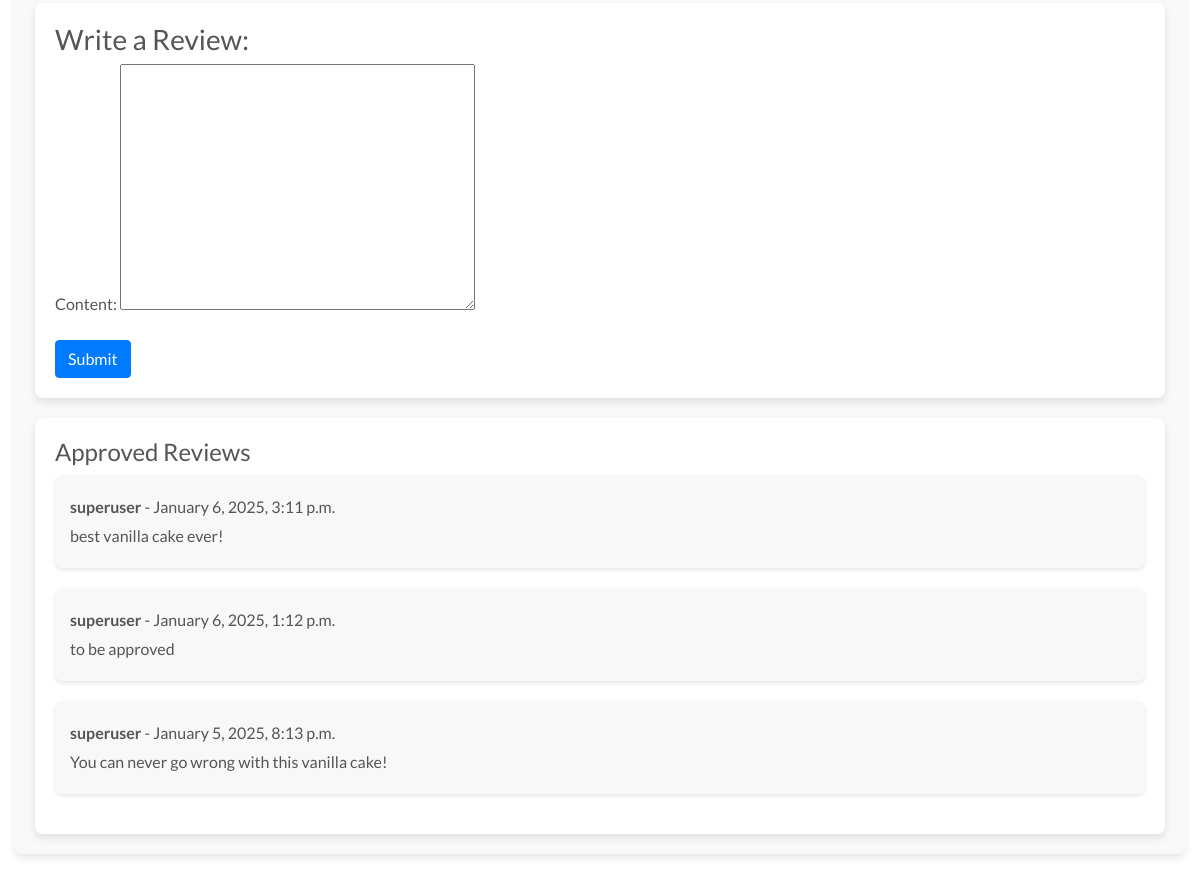
/products/1/ (signed in, middle part), run on an earlier commit of the app's database.
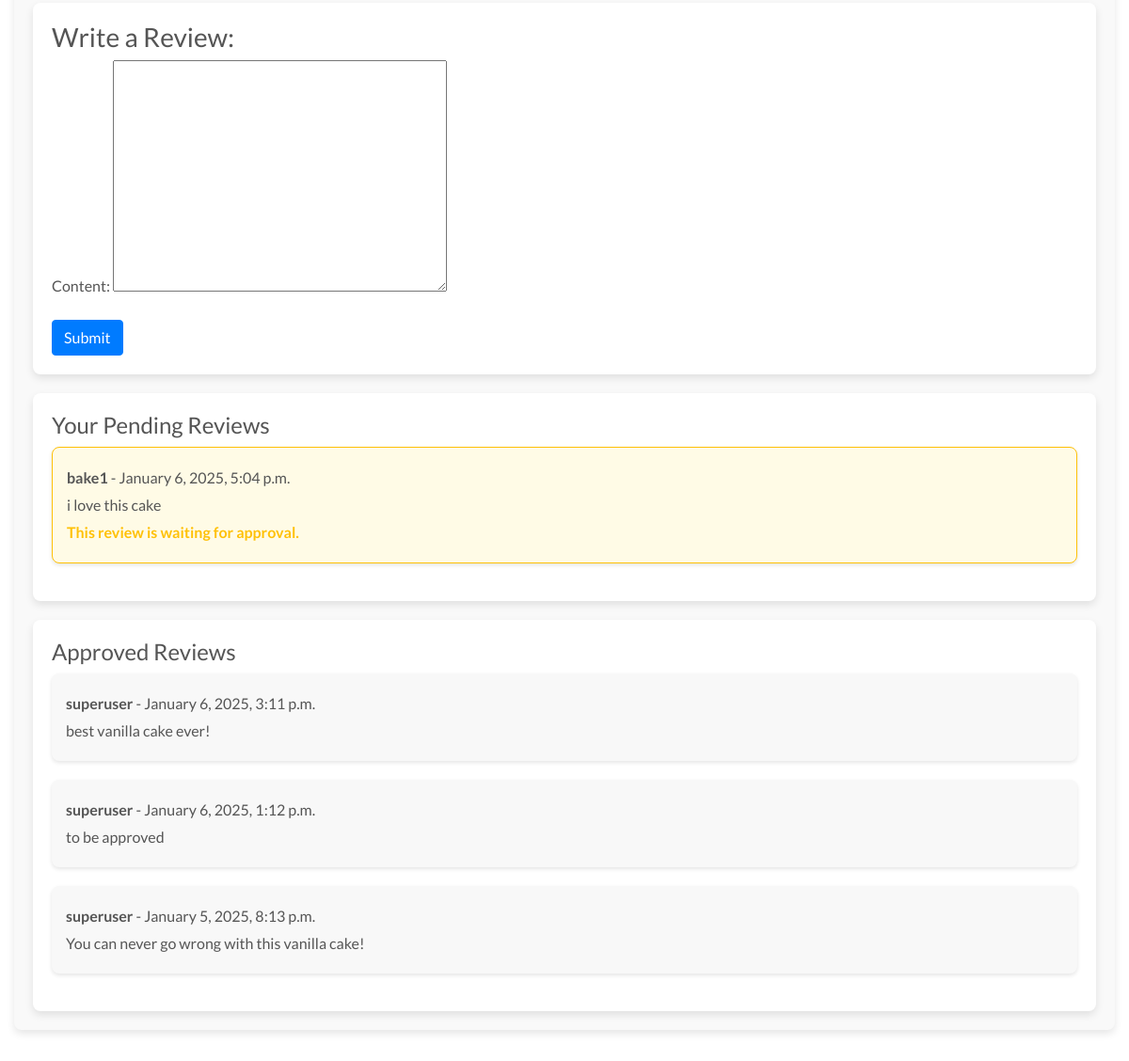
And on a later commit of the database.
### products/models.py (models this page shows, shortened)
class Review(models.Model):
    product = models.ForeignKey(Product, on_delete=models.CASCADE, related_name="reviews")
    user = models.ForeignKey(User, on_delete=models.CASCADE)
    content = models.TextField()
    created_at = models.DateTimeField(auto_now_add=True)
    approved = models.BooleanField(default=False)

### products/views.py (the view, shortened to what this page needs)
# urls.py: path('<int:product_id>/', views.product_detail, name='product_detail'),
def product_detail(request, product_id):
    product = get_object_or_404(Product, pk=product_id)
    user_reviews = product.reviews.filter(user=request.user, approved=False) if request.user.is_authenticated else None
    reviews = product.reviews.filter(approved=True).order_by('-created_at')
    review_form = ReviewForm() if request.user.is_authenticated else None
    context = {
        'product': product,
        'user_reviews': user_reviews,
        'reviews': reviews,
        'review_form': review_form,
    }
    return render(request, 'products/product_detail.html', context)

### products/forms.py (shortened to what this page needs)
class ReviewForm(forms.ModelForm):
    class Meta:
        model = Review
        fields = ['content']
        widgets = {
            'content': forms.Textarea(attrs={'maxlength': 100}),
        }

### bag/contexts.py (called while the page is built, shortened)
def bag_contents(request):
    bag_items = []
    total = 0
    product_count = 0
    bag = request.session.get('bag', {})
    if total < settings.FREE_DELIVERY_THRESHOLD:
        delivery = total * Decimal(settings.STANDARD_DELIVERY_PERCENTAGE / 100)
        free_delivery_delta = settings.FREE_DELIVERY_THRESHOLD - total
    else:
        delivery = 0
        free_delivery_delta = 0
    grand_total = delivery + total
    context = {
        'bag_items': bag_items,
        'total': total,
        'product_count': product_count,
        'delivery': delivery,
        'free_delivery_delta': free_delivery_delta,
        'free_delivery_threshold': settings.FREE_DELIVERY_THRESHOLD,
        'grand_total': grand_total,
    }
    return context

### products/templates/products/product_detail.html (shortened to what this page needs)
{% extends "base.html" %}
{% load static %}
{% block extra_css %}
<link rel="stylesheet" href="{% static 'product/review.css' %}">
{% endblock %}
{% block content %}
    <div class="container-fluid">
    </div>
    <div class="review-section">
    <div class="review-container">
        {% if user.is_authenticated %}
        <div class="review-form">
            <h3>Write a Review:</h3>
            <form method="post">
                {{ review_form.as_p }}
                <button type="submit" class="btn btn-primary">Submit</button>
            </form>
        </div>
        {% endif %}
        {% if user_reviews %}
        <div class="pending-reviews">
            <h4>Your Pending Reviews</h4>
            {% for review in user_reviews %}
            <div class="review-card waiting-approval">
                <p><strong>{{ review.user }}</strong> - {{ review.created_at|date:"F j, Y, g:i a" }}</p>
                <p>{{ review.content }}</p>
                <p class="text-warning">This review is waiting for approval.</p>
            </div>
            {% endfor %}
        </div>
        {% endif %}
        <div class="approved-reviews">
            <h4>Approved Reviews</h4>
            {% for review in reviews %}
            <div class="review-card">
                <p><strong>{{ review.user }}</strong> - {{ review.created_at|date:"F j, Y, g:i a" }}</p>
                <p>{{ review.content }}</p>
            </div>
            {% empty %}
            <p>No reviews yet. Be the first to write one!</p>
            {% endfor %}
        </div>
    </div>
    </div>
{% endblock %}

### templates/base.html (shortened to what this page needs)
{% load static %}
<!doctype html>
<html lang="en">
<head>
    {% block corecss %}
    <link rel="stylesheet" href="https://cdn.jsdelivr.net/npm/bootstrap@4.6.2/dist/css/bootstrap.min.css"
>
    <link rel="stylesheet" href="{% static 'css/base.css' %}">
    {% endblock %}
    {% block extra_css %}
    {% endblock %}
</head>
<body>
    {% block content %}
    {% endblock %}
</body>
<footer class="container-wrapper">
    <div class="container quotes-container content-container">
      <section class="footer">
                <link href="//cdn-images.mailchimp.com/embedcode/classic-061523.css" rel="stylesheet" type="text/css">
     </section>
   </div>
 </footer>
</html>

### static/css/base.css (style rules this page uses)
html { height: 100%; }
body { background: url('/media/homepage_background_cropped.jpeg') no-repeat center center fixed; background-size: cover; height: calc(100vh - 164px); color: #555; font-family: 'Lato'; }
.footer { padding: 40px 0; }
@media (min-width: 1200px) { .container { max-width: 80%; } }

### products/static/product/review.css (style rules this page uses)
.review-section { position: relative; padding: 20px; background-color: #f9f9f9; border-radius: 8px; box-shadow: 0 4px 8px rgba(0, 0, 0, 0.1); }
.review-container { display: flex; flex-direction: column; gap: 20px; }
.review-form { background-color: #ffffff; padding: 20px; border-radius: 8px; box-shadow: 0 4px 8px rgba(0, 0, 0, 0.1); }
.pending-reviews, .approved-reviews { background-color: #ffffff; padding: 20px; border-radius: 8px; box-shadow: 0 4px 8px rgba(0, 0, 0, 0.1); }
.review-card { margin-bottom: 20px; padding: 15px; border-radius: 8px; background-color: #f8f8f8; box-shadow: 0 2px 4px rgba(0, 0, 0, 0.1); }
.review-card.waiting-approval { border: 1px solid #ffc107; background-color: #fffbe6; }
.review-card p { margin: 5px 0; }
.review-card.waiting-approval { border: 1px solid #ffc107; background-color: #fffbe6; padding: 15px; margin-bottom: 20px; box-shadow: 0 2px 4px rgba(0, 0, 0, 0.1); }
.review-card.waiting-approval p.text-warning { color: #856404; font-weight: bold; }

What changed in the data, as far as the page shows it:
added Review: user "bake1", created_at "January 6, 2025, 5:04 p.m.", content "i love this cake", shown under "Your Pending Reviews"
Also different on the page:
text now shown: "Your Pending Reviews"
